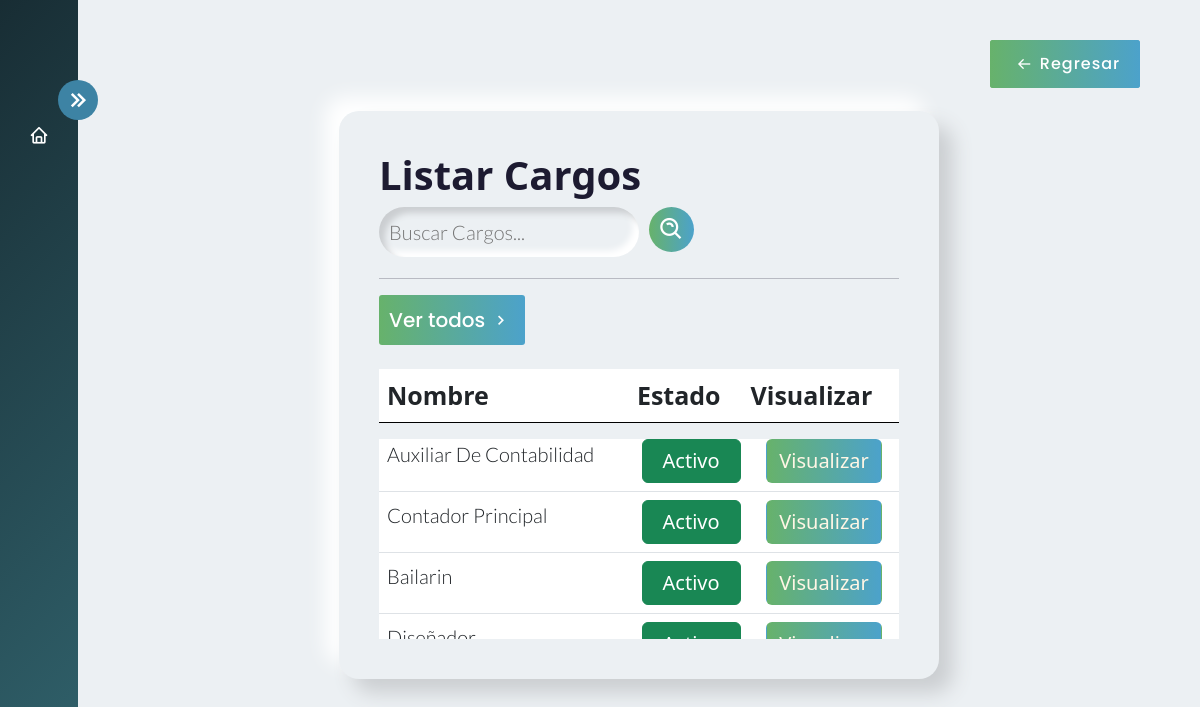
The page /usuario/filtrar_cargos/ (signed in) on the database as committed earlier.
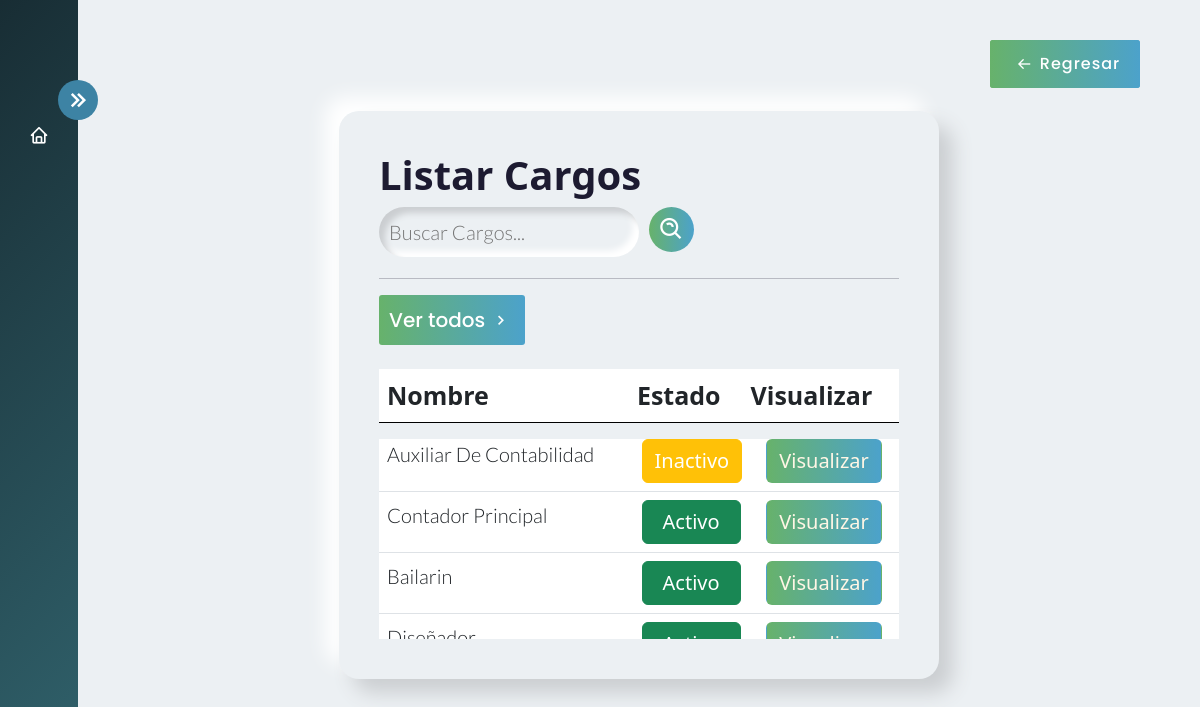
The same page on the database as committed later.
### AppUsuarios/models.py (models this page shows, shortened)
class Cargo(models.Model):
     nombre_cargo=models.CharField(max_length=100)
     estado_cargo= models.BooleanField(default=False)
     class Meta:
          verbose_name_plural = 'Cargos'

### AppUsuarios/views.py (the view)
# urls.py: path('filtrar_cargos/', login_required(views.filtrar_cargos), name='filtrar_cargos'),
def filtrar_cargos(request):
    cargos = Cargo.objects.filter(nombre_cargo__contains=request.GET.get('search',''))
    context = {'cargos':cargos}
    return render(request, 'Cargos/listar_cargos.html', {'cargos': cargos})

### AppCursos/context_processors.py (called while the page is built)
def group_name(request):
    group_name = None
    if request.user.is_authenticated:
        group = Group.objects.filter(user=request.user).first()
        if group:
            group_name = group.name
    return {'group_name': group_name}

### Templates/Cargos/listar_cargos.html
{% extends 'Layout/Base.html' %}
{% load static %}
{% block content %}
<link rel="stylesheet" href="{% static 'Css/Curso.css' %}">
<div class="home_content">
    <div class="text">
        <div id="contenedor"  class="container-fluid">
            <h1> Listar Cargos</h1>
        <form class="search" action="{% url 'filtrar_cargos' %}" method="GET">
            <input type="text" class="search-bar" name="search" placeholder="Buscar Cargos...">
            <button class="search-icon"> <i class='bx bx-search-alt'
                style="font-size:27px; "></i></button> <br>
            </form>
            <hr>
            <a href="{% url 'listar_cargos' %}">
                <button class="ver_todos">
                    <span>Ver todos</span>
                    <i class='bx bx-chevron-right'></i>
                </button>
            </a>
            <table class="table table-hover mt-4 ">
                <thead>
                    <tr  id="cabecera">
                        <th  style="width: 220px;" scope="col" >Nombre</th>
                        <th  style="width: 100px;" scope="col" id="estado">Estado</th>
                        <th   style="width: 100px;" scope="col" id="visualizar">Visualizar</th>
                    </tr>
                </thead>
            </table>
        <div class="table-responsive ">
            <table class="table table-hover mt-4 table-2">
            <tbody class=" overflow-hidden">
                    {% for cargo in cargos %}
                    <tr >
                            <td id="nombre">{{cargo.nombre_cargo | title }}</td>
                            {% if cargo.estado_cargo %}
                            <td  id="estado">                                <button type="button" class="btn btn-success text-white activo">Activo</button>
                            </td>
                            {% else %}
                            <td  id="estado"> <button type="button" class="btn btn-warning text-white inactivo">Inactivo</button></td>
                            {% endif %}
                        <td  id="visualizar">
                            <a href="{% url 'editar_cargo' cargo.id %}">
                                <button type="button" class="btn visualizar">Visualizar</button>
                            </a>
                        </td>
                        </tr>
                        {% endfor %}
                </tbody>
            </table>
        </div>
    </div>
</div>
<a href="{% url 'usuarios' %}" id="back2">
    <button class="back">
        <button class="back">
            <i class='bx bx-arrow-back'></i>
            <span>Regresar</span>
        </button>
    </button>
    </a>
{% endblock %}

### Templates/Layout/Base.html (shortened to what this page needs)
{% load static %}
<!DOCTYPE html>
<html lang="en">
<head>
    <link rel="stylesheet" href="{% static 'img/iconos/Cyres.ico' %}">
    <link rel="stylesheet" href="{% static 'Css/Estilo.css' %}">
    <link href='https://unpkg.com/boxicons@2.1.4/css/boxicons.min.css' rel='stylesheet'>
    <link rel="stylesheet" href="https://cdn.jsdelivr.net/npm/bootstrap@5.3.0-alpha3/dist/css/bootstrap.min.css">
</head>
<body>
    {% include 'includes/nav.html' %}
    <main>
        {% block content %}{% endblock %}
    </main>
</body>
</html>

### Templates/includes/nav.html (shortened to what this page needs)
{% load static %}
<body>
    <div class="sidebar
    {% if user.is_authenticated %}
        {% if group_name == 'usuarios' %}
            sidebar-usuarios
        {% elif group_name == 'administrativos' %}
            sidebar-administrativos
        {% else %}
            sidebar
        {% endif %}
    {% else %}
        sidebar
    {% endif %}">
    <div class="logo_content">
            <i class='bx bx-chevrons-left toggle'></i>
        </div>
        <ul class="nav-links">
            <li>
                <a href="{% url 'home' %}">
                    <i class='bx bx-home'></i>
                </a>
            </li>
        </ul>
    </div>
</body>
</html>

### static/Css/Estilo.css (style rules this page uses)
body { overflow-x: hidden; }
* { margin: 0; padding: 0; box-sizing: border-box; }
.sidebar { position: fixed; top: 0; left: 0; height: 100%; width: 260px; background-image: linear-gradient(135deg, #182d34 0%, #31636d 100%); z-index: 1; transition: all 0.5s ease; }
.sidebar.close { width: 78px; padding: 80px 0 150px 0; }
.sidebar .nav-links { height: 100%; padding: 30px 0 150px 0; overflow: auto; }
.sidebar.close .nav-links { overflow: visible; }
.sidebar .nav-links li { position: relative; list-style: none; transition: all 0.4s ease; }
.sidebar .nav-links li i { height: 50px; min-width: 78px; text-align: center; line-height: 50px; color: #fff; font-size: 20px; cursor: pointer; transition: all 0.3s ease; }
.sidebar .nav-links li a { display: flex; align-items: center; text-decoration: none; }
.sidebar .toggle { position: absolute; top: 10%; right: -20px; transform: translateY(-10%); height: 40px; width: 40px; background: #3d83a4; display: flex; align-items: center; justify-content: center; border-radius: 50%; font-size: 30px; cursor: pointer; color: #fff; }
.toggle { transition: transform 0.5s; }
.toggle.close { transform: rotate(180deg); }

### static/Css/Curso.css (style rules this page uses)
body { margin: 0; padding: 0; box-sizing: border-box; background-color: #ecf0f3; overflow-y: hidden; overflow-x: hidden; }
.home_content { position: absolute; height: 100%; width: calc(100% - 78px); left: 78px; transition: all 0.5s ease; }
.home_content .text { font-size: 25px; font-weight: 500; color: #1d1b31; margin: 12px; }
.text { display: flex; align-items: center; justify-content: center; height: 87vh; }
#contenedor { background: #ecf0f3; box-shadow: 14px 14px 20px #cbced1, -14px -14px 20px white; transition: all 0.3s ease; width: 50vw; max-width: 60vw; border-radius: 20px; padding: 40px; position: relative; top: 5%; overflow: hidden; }
.table-responsive { overflow-y: auto; max-height: 25vh; }
.search-bar { caret-color: #0fbf12; font-family: 'Lato', sans-serif; font-weight: 300; background: #ecf0f3; box-shadow: inset 6px 6px 6px #cbced1, inset -6px -6px 6px white; border: none; border-radius: 40px; outline: none; transition: all 0.3s ease; font-size: 20px; color: #000000; margin-bottom: 5px; transition: all 0.3s ease; width: 50%; padding: 10px 10px 10px 10px; }
.search-icon { border: none; background: linear-gradient(to right, #67b26b, #4ca2cb); color: #fff; border-radius: 50%; width: 45px; height: 45px; font-size: 20px; text-align: center; display: flex; align-items: center; justify-content: center; }
a { text-decoration: none; }
.ver_todos { width: auto; font-size: 20px; margin: 10px 0px 0px 0px; display: flex; height:auto; padding: 10px; align-items: center; font-family: 'Poppins', sans-serif; font-weight: 500; justify-content: center; border-radius: 3px; transition: all 0.4s linear; cursor: pointer; border: none; background: linear-gradient(to right, #67b26b, #4ca2cb); color: #fff; text-decoration: none; }
.ver_todos>i { width: 30px; font-size: 20px; transition: all 0.4s ease-in; }
.back { align-items: center; position: fixed; top: 5%; right: 5%; display: flex; height: 3em; width: 150px; padding: 10px; font-size: 16px; align-items: center; justify-content: center; border-radius: 3px; letter-spacing: 1px; transition: all 0.4s linear; cursor: pointer; border: none; background: linear-gradient(to right, #67b26b, #4ca2cb); color: #fff; transition: all 0.4s ease-in; font-family: 'Poppins', sans-serif ; font-weight: 500; }
.back > i { transition: all 0.4s ease-in; width: 30px; }
.visualizar { background: linear-gradient(to right, #67b26b, #4ca2cb); color: #fff6e5; font-weight: 500; font-size: 20px; transition: all 0.4s linear; }
.activo { color: #fff6e5; font-weight: 500; font-size: 20px; padding-left: 20px; padding-right:20px; }
.inactivo { color: #fff6e5; font-weight: 500; font-size: 20px; }
form { display: flex; justify-content: start; }
form>* { margin-right: 10px; }
.table-2 { position: relative; top:-32px; }
#cabecera { border-bottom: 1px solid black; margin-bottom: -1px; }
#nombre { font-family: 'Lato', sans-serif; font-weight: 300; font-size: 20px; }
h1 { font-weight: 700; animation: h1 0.4s linear both }
#contenedor { animation: contenedor 0.5s; }

Rows that differ between the two databases and show on the page:
changed Cargo "Auxiliar De Contabilidad": estado_cargo "Activo" → "Inactivo"
